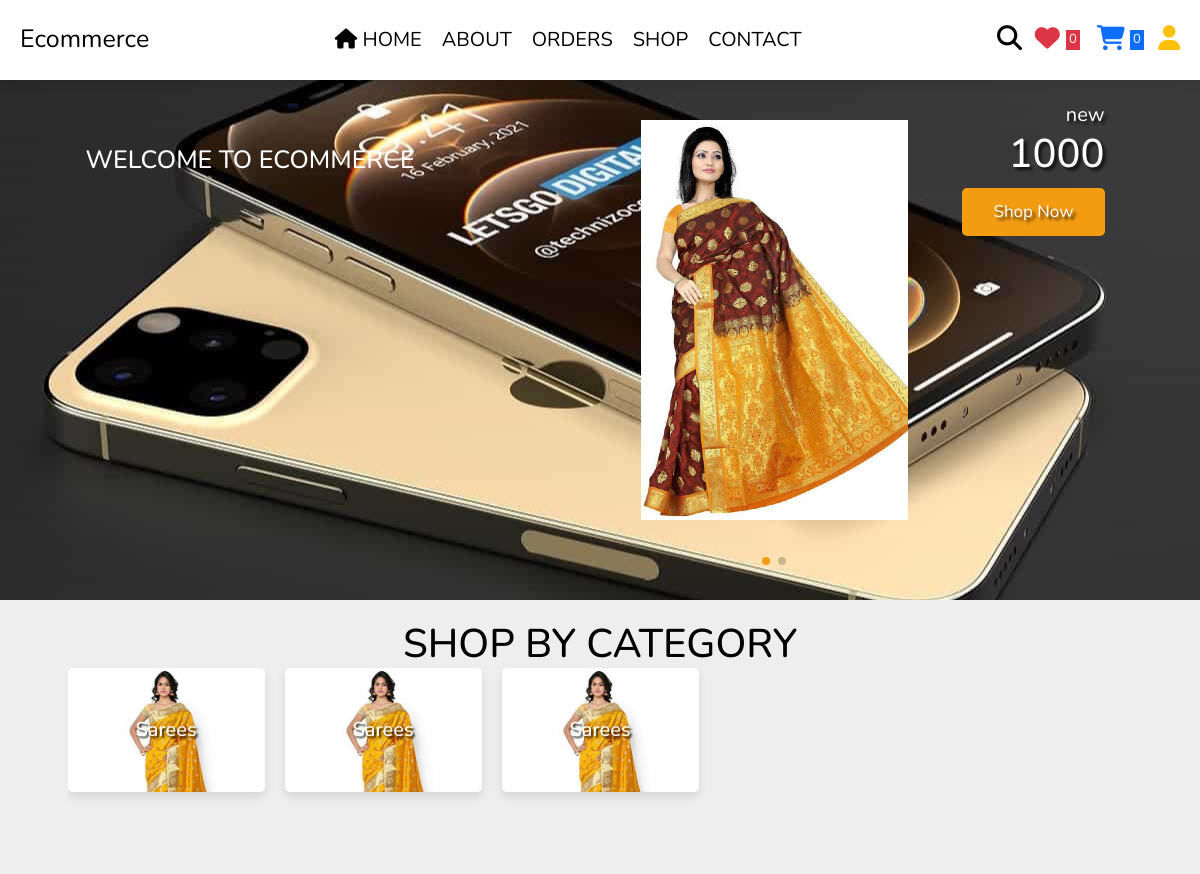
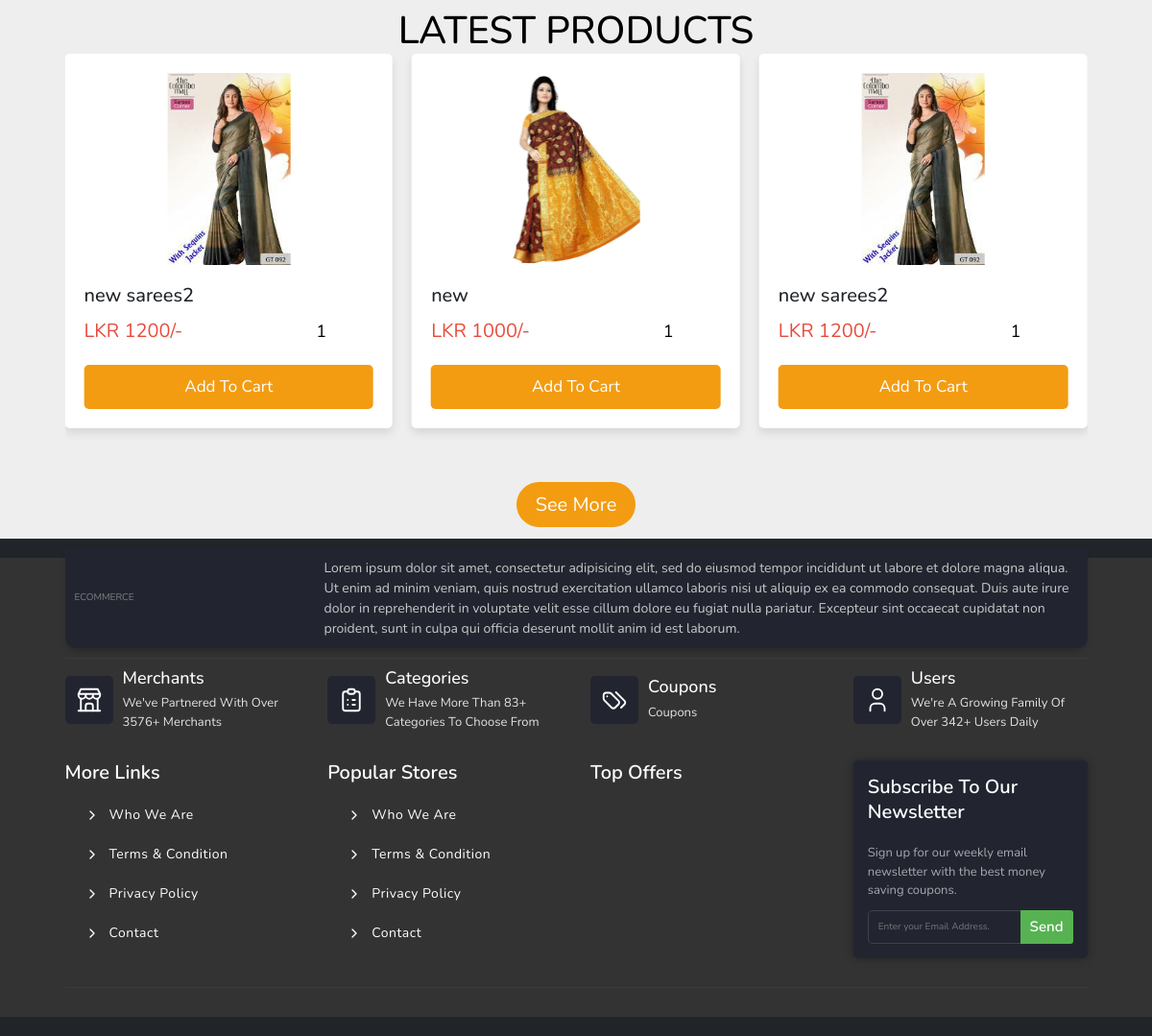
The app's page /home.php with its own data (2 pictures, top to bottom).
### tables this page shows
CREATE TABLE `products` (
  `id` int(100) NOT NULL,
  `name` varchar(100) NOT NULL,
  `category_id` int(11) NOT NULL,
  `details` varchar(500) NOT NULL,
  `price` int(10) NOT NULL,
  `image_01` varchar(100) NOT NULL,
  `image_02` varchar(100) NOT NULL,
  `image_03` varchar(100) NOT NULL
);

CREATE TABLE `categories` (
  `id` int(11) NOT NULL,
  `name` varchar(300) NOT NULL,
  `file` varchar(300) NOT NULL
);

### home.php (the view, shortened to what this page needs)
<?php
include 'components/connect.php';
?>
<!DOCTYPE html>
<html lang="en">
<head>
   <link rel="stylesheet" href="https://unpkg.com/swiper@8/swiper-bundle.min.css" />
   <link rel="stylesheet" href="https://cdnjs.cloudflare.com/ajax/libs/font-awesome/6.1.1/css/all.min.css">
    <link href="https://cdn.jsdelivr.net/npm/bootstrap@5.2.2/dist/css/bootstrap.min.css" rel="stylesheet">
   <link rel="stylesheet" href="css/style.css">
</head>
<body>
<?php include 'components/user_header.php'; ?>
<div class="home-bg">
<section class="home">
<div class="container">
  <div class="row">
    <div class="col-sm-4"><br><br><br>
      <h1 class="text-white pt-25" style="margin-top:40;"> WELCOME TO ECOMMERCE</h1>
    </div>
    <div class="col-sm-8 other">
   <div class="swiper home-slider">
   <div class="swiper-wrapper">
   <?php
     $select_products = $conn->prepare("SELECT * FROM `products` LIMIT 6");
     $select_products->execute();
     if($select_products->rowCount() > 0){
      while($fetch_product = $select_products->fetch(PDO::FETCH_ASSOC)){
   ?>
      <div class="swiper-slide slide">
         <div class="image">
            <img  src="uploaded_img/<?= $fetch_product['image_01']; ?>" alt="">
         </div>
         <div class="content">
            <span><?= $fetch_product['name']; ?></span>
            <h3><?= $fetch_product['price']; ?></h3>
            <a href="shop.php" class="btn">shop now</a>
         </div>
      </div>
   <?php
      }
   }else{
      echo '<p class="empty ">no products added yet!</p>';
   }
   ?>
   </div>
      <div class="swiper-pagination"></div>
   </div>
    </div>
  </div>
</div>
</section>
</div>
<section class="category container">
   <h1 class="heading">shop by category</h1>
   <div class="swiper category-slider">
   <div class="swiper-wrapper">
         <?php
           $select_categories = $conn->prepare("SELECT * FROM `categories` ");
           $select_categories->execute();
           if($select_categories->rowCount() > 0){
            while($fetch_category = $select_categories->fetch(PDO::FETCH_ASSOC)){
         ?>
         <a href="category.php?category=<?= $fetch_category['id']; ?>" class="swiper-slide slide" style="background:url(<?php echo "uploaded_cat/".$fetch_category['file']; ?>); background-size: cover;">
            <h2 class="text-white text-shadow p-5 text-bold" style="text-shadow: 2px 2px 2px rgba(0, 0, 0, 0.8);"><?= $fetch_category['name']; ?></h2>
         </a>
         <?php
            }
         }else{
            echo '<p class="empty ">no categories added yet!</p>';
         }
         ?>
   </div>
   </div>
</section>
<section class="home-products container">
   <h1 class="heading">latest products</h1>
   <div class="swiper products-slider">
   <div class="swiper-wrapper">
   <?php
     $select_products = $conn->prepare("SELECT * FROM `products` ORDER BY id desc LIMIT 6");
     $select_products->execute();
     if($select_products->rowCount() > 0){
      while($fetch_product = $select_products->fetch(PDO::FETCH_ASSOC)){
   ?>
   <form action="" method="post" class="swiper-slide slide">
      <img src="uploaded_img/<?= $fetch_product['image_01']; ?>" alt="">
      <h3 class="name"><a href="quick_view.php?pid=<?= $fetch_product['id']; ?>" class="text-dark"><?= $fetch_product['name']; ?></a> </h3>
      <div class="flex">
         <div class="price"><span>LKR </span><?= $fetch_product['price']; ?><span>/-</span></div>
         <input type="number" name="qty" class="qty" min="1" max="99" onkeypress="if(this.value.length == 2) return false;" value="1">
      </div>
      <input type="submit" value="add to cart" class="btn btn-primary option-btn border-0" name="add_to_cart">
   </form>
   <?php
      }
   }else{
      echo '<p class="empty ">no products added yet!</p>';
   }
   ?>
   </div>
   <div class="swiper-pagination"></div>
   </div>
   <div class="text-center container"><br>
      <a href="shop.php" class="seeMore rounded-pill">See More</a>
   </div>
</section>
<?php include 'components/footer.php'; ?>
</body>
</html>

### components/user_header.php (shortened to what this page needs)
<header class="header">
   <section class="flex">
      <a href="home.php" class="logo">Ecommerce<span></span></a>
      <nav class="navbar">
         <a href="home.php"><i class="fa fa-home"></i> HOME</a>
         <a href="about.php">ABOUT</a>
         <a href="orders.php">ORDERS</a>
         <a href="shop.php">SHOP</a>
         <a href="contact.php">CONTACT</a>
      </nav>
      <div class="icons">
         <?php
            $count_wishlist_items = $conn->prepare("SELECT * FROM `wishlist` WHERE user_id = ?");
            $count_wishlist_items->execute([$user_id]);
            $total_wishlist_counts = $count_wishlist_items->rowCount();
            $count_cart_items = $conn->prepare("SELECT * FROM `cart` WHERE user_id = ?");
            $count_cart_items->execute([$user_id]);
            $total_cart_counts = $count_cart_items->rowCount();
         ?>
         <a href="search_page.php"><i class="fas fa-search"></i></a>
         <a href="wishlist.php" class=" text-danger" style="position: relative;"><i class="fas fa-heart "></i>&nbsp;<span class="bg-danger text-white text-small" style="font-size: 13px; position: absolute;top: 8px;padding:0 3px" ><?= $total_wishlist_counts; ?></span></a>
        &nbsp;&nbsp;&nbsp; &nbsp;&nbsp;&nbsp;<a class="text-primary" href="cart.php" style="position: relative;"><i class="fas fa-shopping-cart"></i><span>&nbsp;<span class="bg-primary text-white text-small" style="font-size: 13px; position: absolute;top: 8px;padding:0 3px" ><?= $total_cart_counts; ?></span></span></a>&nbsp;&nbsp;&nbsp;&nbsp;&nbsp;&nbsp;
         <div id="user-btn" class="fas fa-user text-warning"></div>
      </div>
   </section>
</header>

### components/footer.php (shortened to what this page needs)
<footer class="footer bg-dark">
   <section class="footer" style="background-color: #333;">
      <div class="container">
         <div class="row" >
            <div class="col-md-12">
               <div class="fotr_container" style="background-color: #333;">
                  <div class="ftr_center">
                     <div class="ftr_profile">
                        <a href="#" class="logo_container ftr_logo">
                           ECOMMERCE
                        </a>
                        <p class="ftr_dis">Lorem ipsum dolor sit amet, consectetur adipisicing elit, sed do eiusmod
                        tempor incididunt ut labore et dolore magna aliqua. Ut enim ad minim veniam,
                        quis nostrud exercitation ullamco laboris nisi ut aliquip ex ea commodo
                        consequat. Duis aute irure dolor in reprehenderit in voluptate velit esse
                        cillum dolore eu fugiat nulla pariatur. Excepteur sint occaecat cupidatat non
                        proident, sunt in culpa qui officia deserunt mollit anim id est laborum.</p>
                     </div>
                  </div>
                  <hr>
                  <div class="ftr_tops">
                     <div class="popular_posts">
                        <div class="post_box">
                           <div class="post_box_content">
                              <h4 class="stats_number">
                                 Merchants
                              </h4>
                              <p>We've Partnered With Over 3576+ Merchants</p>
                           </div>
                        </div>
                        <div class="post_box">
                           <div class="post_box_content">
                              <h4 class="stats_number">
                                 Categories
                              </h4>
                              <p>
                                 We Have More Than 83+ Categories To Choose From
                              </p>
                           </div>
                        </div>
                        <div class="post_box">
                           <div class="post_box_content">
                              <h4 class="stats_number">
                                 Coupons
                              </h4>
                              <p>
                                 Coupons
                              </p>
                           </div>
                        </div>
                        <div class="post_box">
                           <div class="post_box_content">
                              <h4 class="stats_number">
                                 Users
                              </h4>
                              <p>We're A Growing Family Of Over 342+ Users Daily</p>
                           </div>
                        </div>
                     </div>
                     <div class="nav_links">
                        <div class="ftr_links">
                           <h2 class="ftr_heading">More Links</h2>
                           <ul class="ftr_links_wrpr">
                              <li>
                                 <a href="#">
                                    <svg xmlns="http://www.w3.org/2000/svg" viewBox="0 0 24 24" stroke-width="2" fill="none" stroke-linecap="round" stroke-linejoin="round">
                                       <path stroke="none" d="M0 0h24v24H0z" fill="none"></path>
                                       <polyline points="9 6 15 12 9 18"></polyline>
                                    </svg> who we are</a>
                              </li>
                              <li>
                                 <a href="#">
                                    <svg xmlns="http://www.w3.org/2000/svg" viewBox="0 0 24 24" stroke-width="2" fill="none" stroke-linecap="round" stroke-linejoin="round">
                                       <path stroke="none" d="M0 0h24v24H0z" fill="none"></path>
                                       <polyline points="9 6 15 12 9 18"></polyline>
                                    </svg> terms &amp; condition</a>
                              </li>
                              <li>
                                 <a href="#">
                                    <svg xmlns="http://www.w3.org/2000/svg" viewBox="0 0 24 24" stroke-width="2" fill="none" stroke-linecap="round" stroke-linejoin="round">
                                       <path stroke="none" d="M0 0h24v24H0z" fill="none"></path>
                                       <polyline points="9 6 15 12 9 18"></polyline>
                                    </svg>Privacy Policy</a>
                              </li>
                              <li>
                                 <a href="#">
                                    <svg xmlns="http://www.w3.org/2000/svg" viewBox="0 0 24 24" stroke-width="2" fill="none" stroke-linecap="round" stroke-linejoin="round">
                                       <path stroke="none" d="M0 0h24v24H0z" fill="none"></path>
                                       <polyline points="9 6 15 12 9 18"></polyline>
                                    </svg>contact</a>
                              </li>
                           </ul>
                        </div>
                        <div class="ftr_links">
                           <h2 class="ftr_heading">Popular Stores</h2>
                           <ul class="ftr_links_wrpr">
                              <li>
                                 <a href="#">
                                    <svg xmlns="http://www.w3.org/2000/svg" viewBox="0 0 24 24" stroke-width="2" fill="none" stroke-linecap="round" stroke-linejoin="round">
                                       <path stroke="none" d="M0 0h24v24H0z" fill="none"></path>
                                       <polyline points="9 6 15 12 9 18"></polyline>
                                    </svg> who we are</a>
                              </li>
                              <li>
                                 <a href="#">
                                    <svg xmlns="http://www.w3.org/2000/svg" viewBox="0 0 24 24" stroke-width="2" fill="none" stroke-linecap="round" stroke-linejoin="round">
                                       <path stroke="none" d="M0 0h24v24H0z" fill="none"></path>
                                       <polyline points="9 6 15 12 9 18"></polyline>
                                    </svg> terms &amp; condition</a>
                              </li>
                              <li>
                                 <a href="#">
                                    <svg xmlns="http://www.w3.org/2000/svg" viewBox="0 0 24 24" stroke-width="2" fill="none" stroke-linecap="round" stroke-linejoin="round">
                                       <path stroke="none" d="M0 0h24v24H0z" fill="none"></path>
                                       <polyline points="9 6 15 12 9 18"></polyline>
                                    </svg>Privacy Policy</a>
                              </li>
                              <li>
                                 <a href="#">
                                    <svg xmlns="http://www.w3.org/2000/svg" viewBox="0 0 24 24" stroke-width="2" fill="none" stroke-linecap="round" stroke-linejoin="round">
                                       <path stroke="none" d="M0 0h24v24H0z" fill="none"></path>
                                       <polyline points="9 6 15 12 9 18"></polyline>
                                    </svg>contact</a>
                              </li>
                           </ul>
                        </div>
                        <div class="ftr_links">
                           <h2 class="ftr_heading">top offers</h2>
                           <ul class="ftr_links_wrpr top_offers">
                              <li>
                                 <a href="single_store.html">
                                    <p class="name">£50 Off When You Spend £500</p>
                                    <p class="offers">12 offers</p>
                                 </a>
                              </li>
                              <li>
                                 <a href="single_store.html">
                                    <p class="name">£50 Off When You Spend £500</p>
                                    <p class="offers">12 offers</p>
                                 </a>
                              </li>
                              <li>
                                 <a href="single_store.html">
                                    <p class="name">£50 Off When You Spend £500</p>
                                 </a>
                              </li>
                           </ul>
                        </div>
                        <div class="subs_container">
                           <h3 class="ftr_heading">subscribe to our newsletter</h3>
                           <p class="dis_text">Sign up for our weekly email newsletter with the best money saving coupons.</p>
                           <form class="subs_area">
                              <input type="email" placeholder="Enter your Email Address." required="">
                              <button>send</button>
                           </form>
                        </div>
                     </div>
                  </div>
                  <hr>
               </div>
            </div>
         </div>
      </div>
   </section>
</footer>

### home.php (style rules this page uses)
.swiper-slide { position: relative; //background: rgba(255, 255, 255, 0.4); padding: 20px; border-radius: 5px; }
.swiper-slide .content { position: absolute; top: 0%; right: 10px; text-align: right; text-shadow: 3px 3px 3px rgba(0, 0, 0,.7); }

### records on screen
products: image_01 (picture), name "new", price "1000"
categories: file (picture), name "Sarees"
products: image_01 (picture), name "new sarees2", price "1200"

### other values on screen
$total_wishlist_counts "0"
$total_cart_counts "0"
